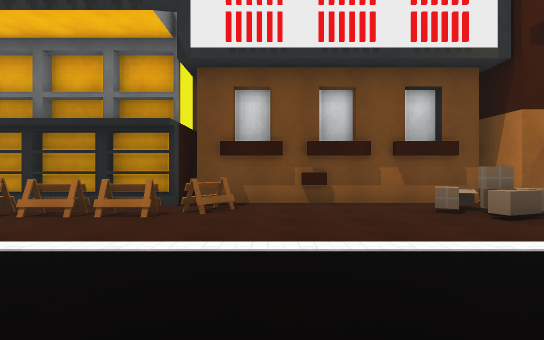
view 1 (above)

23 first-person views from a walk through a scene from a Unity 3-D project. The camera is 1.3 m above the floor, looks level and sees 85° across. The floor is counted in squares, 2 m on a side. Each view is taken from the middle of a square. On the plan, view 1 faces up. The plan holds only what a view shows up to about 9 squares ahead; the rest is blank. The place goes on beyond the plan. Some surface patterns are stand-ins.

view 2
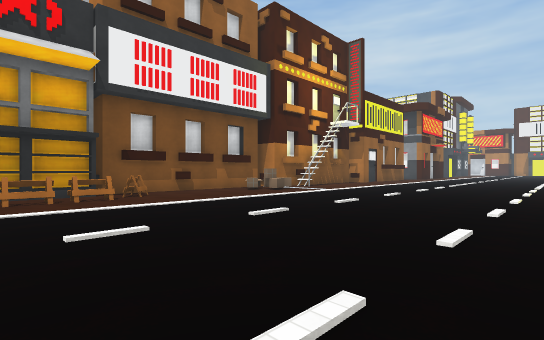

view 3
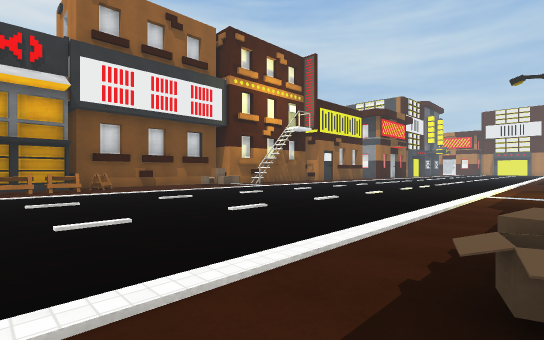

view 4
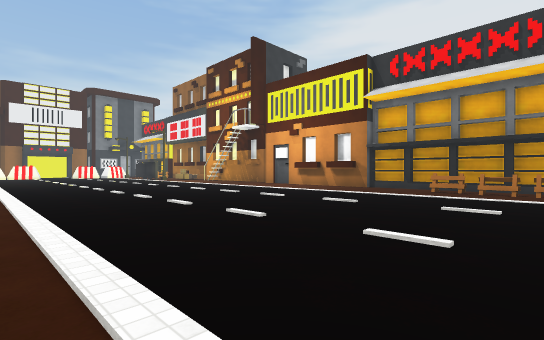

view 5
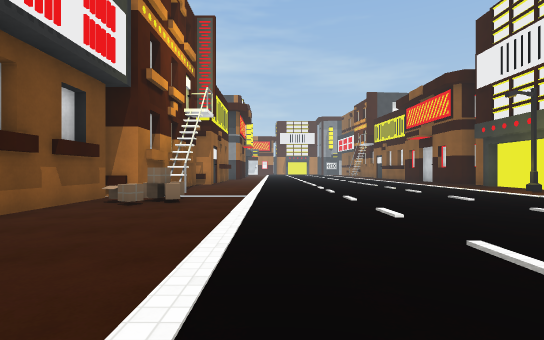

view 6
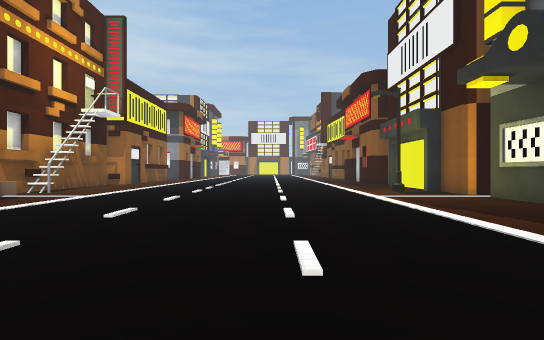

view 7
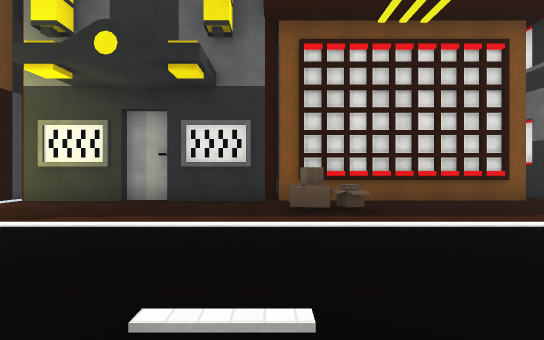

view 8
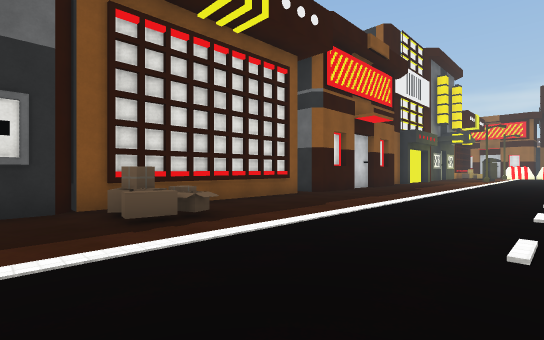

view 9
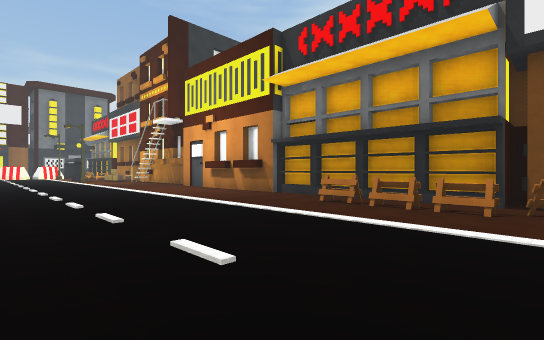

view 10
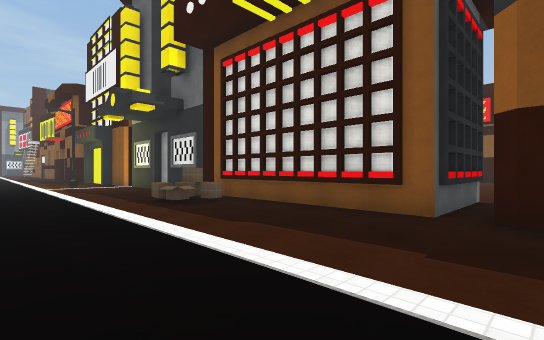

view 11
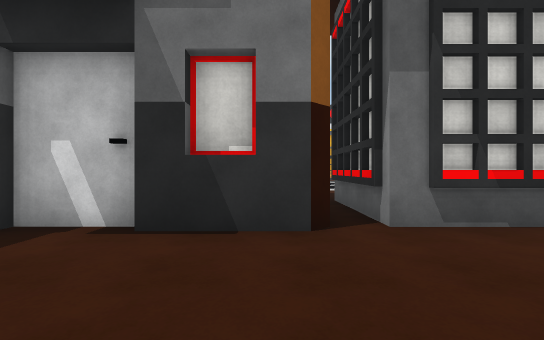

view 12
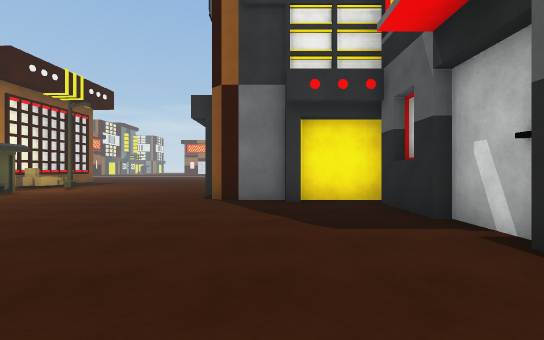

view 13
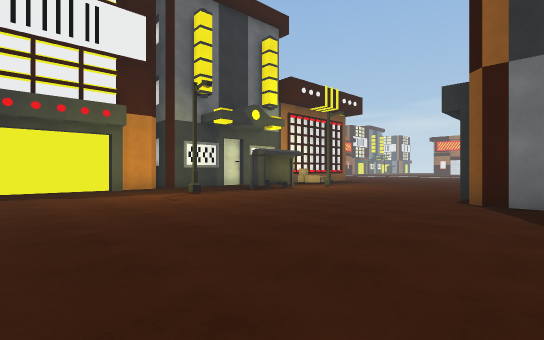

view 14
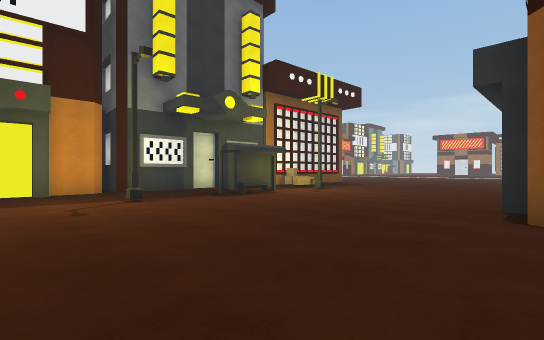

view 15
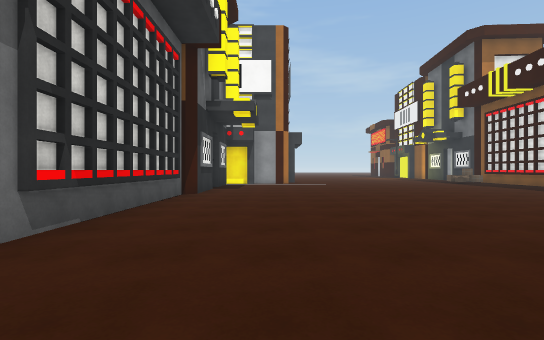

view 16
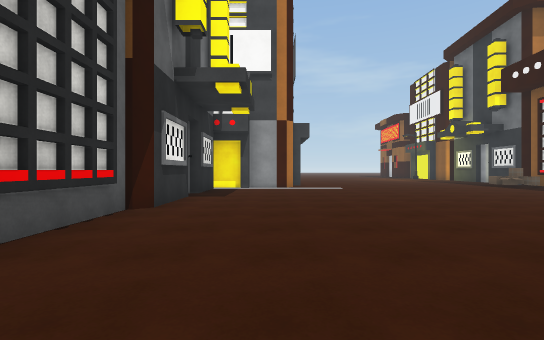

view 17
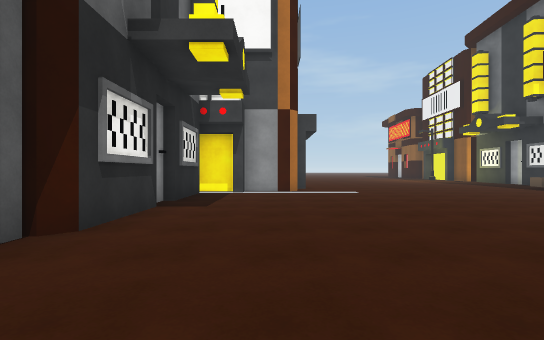

view 18
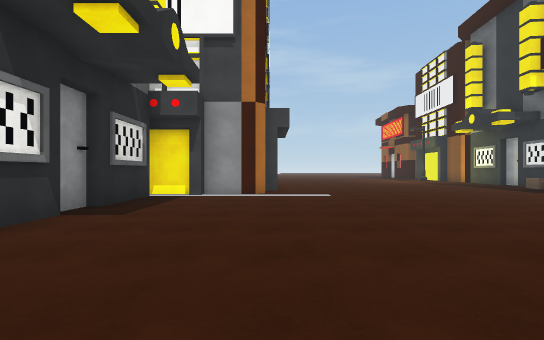

view 19
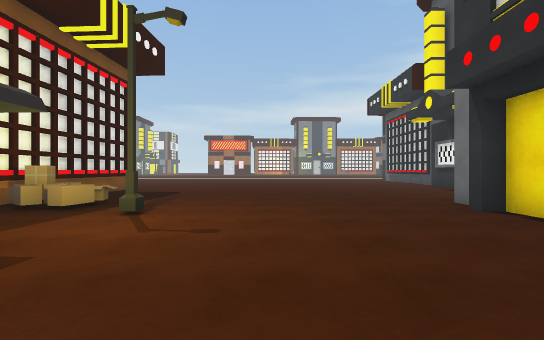

view 20
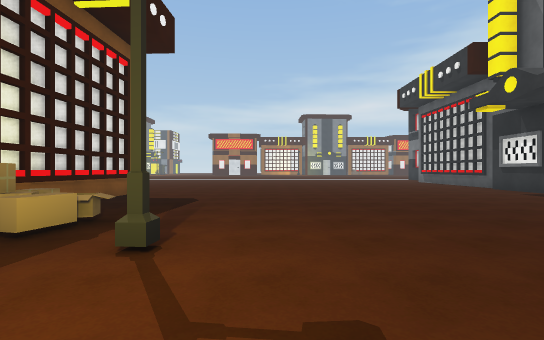

view 21
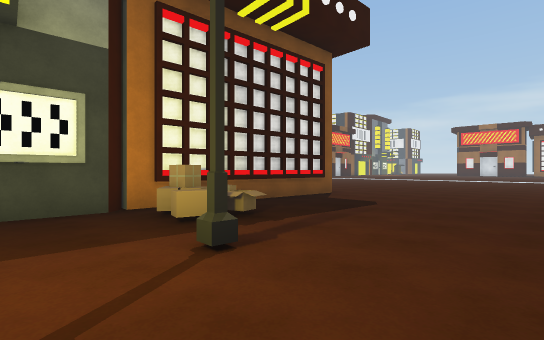

view 22
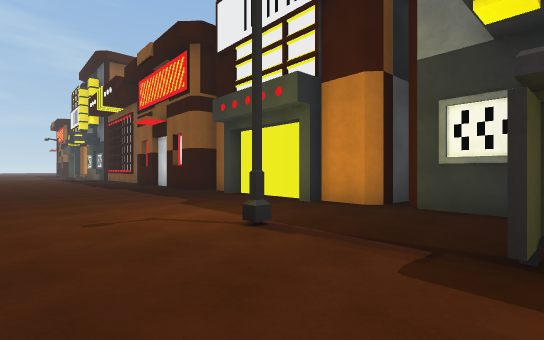

view 23
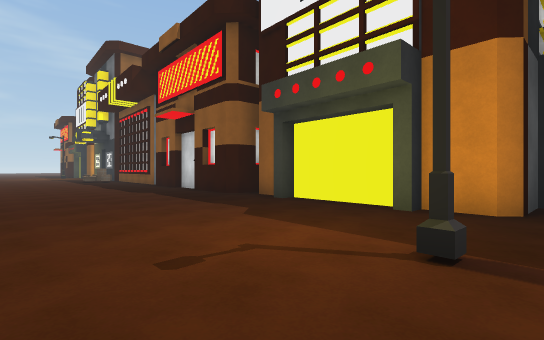

### Floor plan
Key: @ floor where view 1 was taken; # wall or solid block; . floor; B box; O other object.
Columns run from 24 left of view 1 to 6 right of it. Each row starts with its distance up from view 1.
  7                       ##     #
  6                  #############
  5                  ...OOOO...BB##
  4                ....OO......BB .
  3               ............... .
  2               .................
  1              ..................
  0              ...........@......
 -1              ..................
 -2             ...................
 -3            ....................
 -4            ....................
 -5              ................ .
 -6                .......B...... #
 -7                 ......B......##
 -8                 #.############
 -9                 #.######  #
-10           #######.###### ###
-11 ##        #.##.##......###.###
-12 ..        #..................#
-13 ....      #..................#
-14 .....######..................##
-15 ............................. .
-16 ...............................
-17 ...............................
-18 ...............................
-19 ...............................
-20 .......#..O..#........... .....
-21 .....B...OO...........       ..
-22 .....BB.. ...........         O
-23  ########  #.##....##

Where each view was taken, in squares from view 1:
view 1: 0 up, 0 right, facing up
view 2: 3 down, 4 left, facing up-right
view 3: 6 down, 4 left, facing up-right
view 4: 5 down, 2 left, facing up-left
view 5: 2 up, 3 left, facing right
view 6: 2 down, 3 left, facing right
view 7: 1 down, 1 left, facing down
view 8: 2 down, 0 right, facing down-left
view 9: 1 down, 1 left, facing up-left
view 10: 3 down, 8 left, facing down-right
view 11: 14 down, 8 left, facing up
view 12: 13 down, 7 left, facing left
view 13: 13 down, 7 left, facing down-left
view 14: 14 down, 9 left, facing down-left
view 15: 13 down, 9 left, facing right
view 16: 13 down, 6 left, facing right
view 17: 13 down, 4 left, facing right
view 18: 14 down, 3 left, facing right
view 19: 18 down, 13 left, facing left
view 20: 19 down, 15 left, facing left
view 21: 18 down, 16 left, facing down-left
view 22: 18 down, 14 left, facing down-right
view 23: 18 down, 12 left, facing down-right
